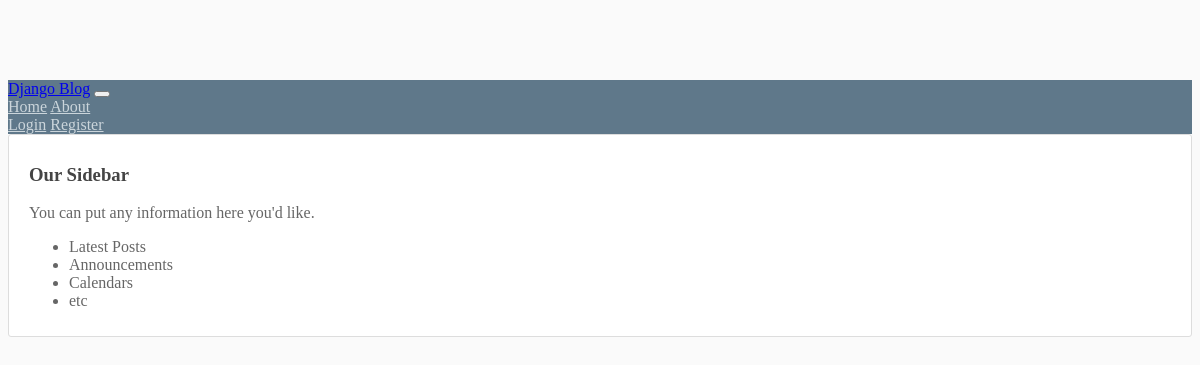
The app's page /, older data.
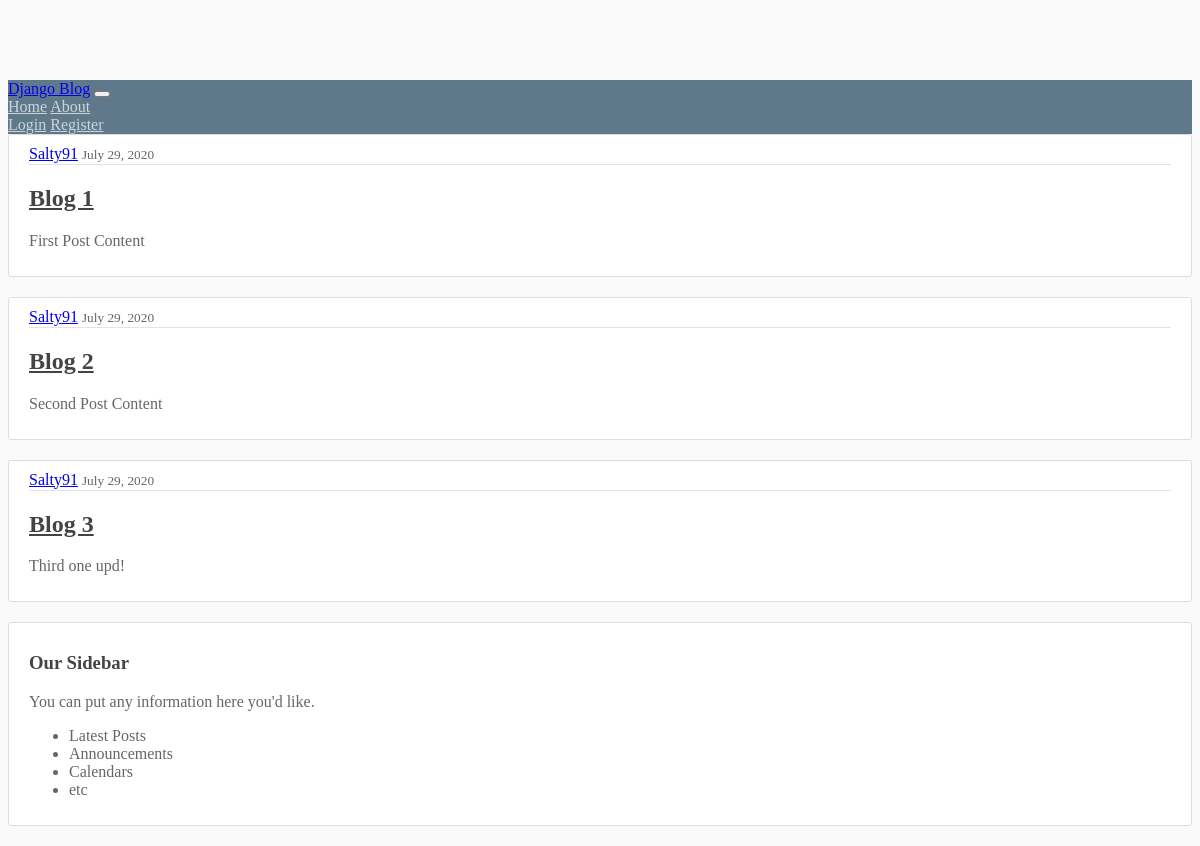
The same page, newer data.
### blog/models.py (models this page shows, shortened)
class Post(models.Model):
    title = models.CharField(max_length=100)
    content = models.TextField()
    date_posted = models.DateTimeField(default=timezone.now)
    author = models.ForeignKey(User, on_delete=models.CASCADE)

### blog/views.py (the view)
# urls.py: path('', views.home, name='blog-home'),
def home(request):
    context = {
        'posts': Post.objects.all()
    }
    return render(request, 'blog/home.html', context)

### blog/templates/blog/home.html
{% extends "blog/base.html" %}
{% block content %}
    {% for post in posts %}
        <article class="media content-section">
          <div class="media-body">
            <div class="article-metadata">
              <a class="mr-2" href="#">{{ post.author }}</a>
              <small class="text-muted">{{ post.date_posted|date:"F d, Y"}}</small>
            </div>
            <h2><a class="article-title" href="#">{{ post.title }}</a></h2>
            <p class="article-content">{{ post.content }}</p>
          </div>
        </article>
    {% endfor %}
{% endblock content %}

### blog/templates/blog/base.html (shortened to what this page needs)
{% load static %}
<!DOCTYPE html>
<html lang="en">
<head>
    <link rel="stylesheet" type ="text/css" href="{% static 'blog/main.css' %}" >
</head>
<body>
    <header class="site-header">
        <nav class="navbar navbar-expand-md navbar-dark bg-steel fixed-top">
            <div class="container">
                <a class="navbar-brand mr-4" href="/">Django Blog</a>
                <button class="navbar-toggler" type="button" data-toggle="collapse" data-target="#navbarToggle" aria-controls="navbarToggle" aria-expanded="false" aria-label="Toggle navigation">
                </button>
                <div class="collapse navbar-collapse" id="navbarToggle">
                    <div class="navbar-nav mr-auto">
                        <a class="nav-item nav-link" href="{% url 'blog-home' %}">Home</a>
                        <a class="nav-item nav-link" href="{% url 'blog-about' %}">About</a>
                    </div>
                    <div class="navbar-nav">
                        {% if user.is_authenticated %}
                            <a class="nav-item nav-link" href="{% url 'profile' %}">Profile</a>
                            <a class="nav-item nav-link" href="{% url 'logout' %}">Logout</a>
                        {% else %}
                            <a class="nav-item nav-link" href="{% url 'login' %}">Login</a>
                            <a class="nav-item nav-link" href="{% url 'register' %}">Register</a>
                        {% endif %}
                    </div>
                </div>
            </div>
        </nav>
    </header>
    <main role="main" class="container">
        <div class="row">
            <div class="col-md-8">
                {% block content %}{% endblock %}
            </div>
            <div class="col-md-4">
                <div class="content-section">
                    <h3>Our Sidebar</h3>
                    <p class='text-muted'> You can put any information here you'd like.
                        <ul class="list-group">
                            <li class="list-group-item list-group-item-light">Latest Posts</li>
                            <li class="list-group-item list-group-item-light">Announcements</li>
                            <li class="list-group-item list-group-item-light">Calendars</li>
                            <li class="list-group-item list-group-item-light">etc</li>
                        </ul>
                    </p>
                </div>
            </div>
        </div>
    </main>
</body>
</html>

### blog/static/blog/main.css (style rules this page uses)
body { background: #fafafa; color: #666666; margin-top: 5rem; }
h1, h2, h3, h4, h5, h6 { color: #444444; }
ul { margin: 0; }
.bg-steel { background-color: #5f788a; }
.site-header .navbar-nav .nav-link { color: #cbd5db; }
.content-section { background: #ffffff; padding: 10px 20px; border: 1px solid #dddddd; border-radius: 3px; margin-bottom: 20px; }
.article-title { color: #444444; }
.article-content { white-space: pre-line; }
.article-metadata { padding-bottom: 1px; margin-bottom: 4px; border-bottom: 1px solid #e3e3e3 }

Row changes from the older to the newer data that the page shows:
added Post: author "Salty91", date_posted "July 29, 2020", title "Blog 1", content "First Post Content"
added Post: author "Salty91", date_posted "July 29, 2020", title "Blog 2", content "Second Post Content"
added Post: author "Salty91", date_posted "July 29, 2020", title "Blog 3", content "Third one upd!"
